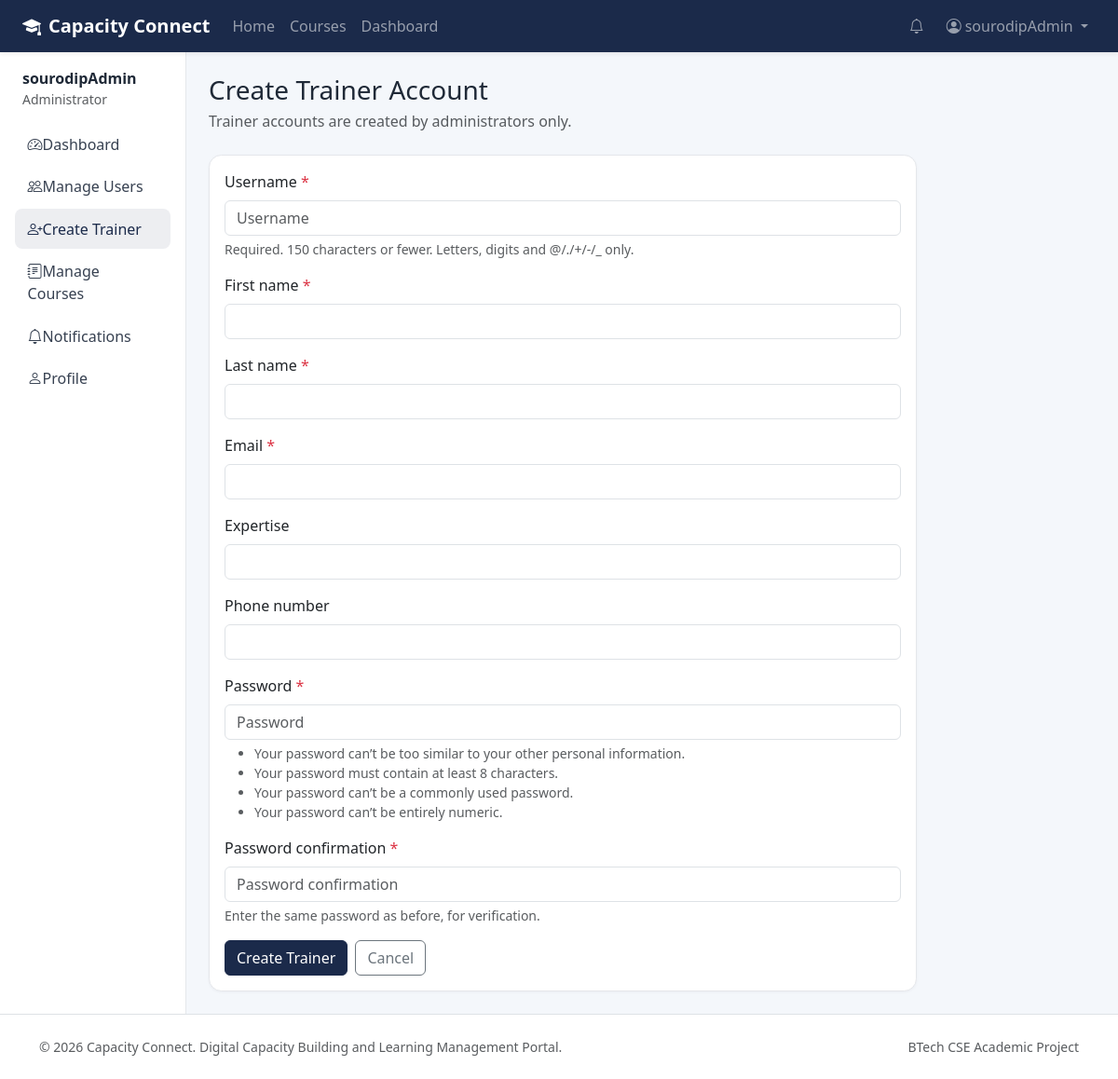
Screenshot of /accounts/admin/users/create-trainer/ (signed in) with the database file from the repository.
### accounts/models.py (models this page shows, shortened)
class User(AbstractUser):
    class Role(models.TextChoices):
        ADMIN = "ADMIN", "Administrator"
        TRAINER = "TRAINER", "Trainer"
        STUDENT = "STUDENT", "Student"
    role = models.CharField(max_length=20, choices=Role.choices, default=Role.STUDENT)
    email = models.EmailField(unique=True)
    class Meta:
        ordering = ["username"]

### accounts/views.py (the view)
# urls.py: path("admin/users/create-trainer/", views.create_trainer, name="create_trainer"),
@admin_required
def create_trainer(request):
    form = TrainerCreationForm(request.POST or None)
    if request.method == "POST" and form.is_valid():
        form.save()
        messages.success(request, "Trainer account created successfully.")
        return redirect("accounts:manage_users")
    return render(request, "accounts/create_trainer.html", {"form": form})

### accounts/forms.py (shortened to what this page needs)
class TrainerCreationForm(BootstrapFormMixin, UserCreationForm):
    email = forms.EmailField(required=True)
    first_name = forms.CharField(max_length=150, required=True)
    last_name = forms.CharField(max_length=150, required=True)
    expertise = forms.CharField(max_length=255, required=False)
    phone_number = forms.CharField(max_length=20, required=False)
    class Meta(UserCreationForm.Meta):
        model = User
        fields = ("username", "first_name", "last_name", "email", "expertise", "phone_number", "password1", "password2")
    def __init__(self, *args, **kwargs):
        super().__init__(*args, **kwargs)
        self._apply_bootstrap()

### accounts/forms.py (called while the page is built)
    def _apply_bootstrap(self):
        for field in self.fields.values():
            widget = field.widget
            existing = widget.attrs.get("class", "")
            if isinstance(widget, forms.CheckboxInput):
                widget.attrs["class"] = f"{existing} form-check-input".strip()
            elif isinstance(widget, (forms.Select, forms.SelectMultiple)):
                widget.attrs["class"] = f"{existing} form-select".strip()
            else:
                widget.attrs["class"] = f"{existing} form-control".strip()
            if not widget.attrs.get("placeholder") and field.label:
                widget.attrs.setdefault("placeholder", field.label)

### core/context_processors.py (called while the page is built)
def global_notifications(request):
    if request.user.is_authenticated:
        from notifications.models import Notification
        unread = Notification.objects.filter(recipient=request.user, is_read=False)
        return {
            "global_unread_notification_count": unread.count(),
            "global_recent_notifications": unread.select_related("sender")[:5],
        }
    return {"global_unread_notification_count": 0, "global_recent_notifications": []}

### templates/accounts/create_trainer.html (shortened to what this page needs)
{% extends 'dashboard_base.html' %}
{% block sidebar %}
    <a class="nav-link" href="{% url 'accounts:admin_dashboard' %}"><i class="bi bi-speedometer2"></i>Dashboard</a>
    <a class="nav-link" href="{% url 'accounts:manage_users' %}"><i class="bi bi-people"></i>Manage Users</a>
    <a class="nav-link active" href="{% url 'accounts:create_trainer' %}"><i class="bi bi-person-plus"></i>Create Trainer</a>
    <a class="nav-link" href="{% url 'courses:course_manage' %}"><i class="bi bi-journal-text"></i>Manage Courses</a>
    <a class="nav-link" href="{% url 'notifications:notification_list' %}"><i class="bi bi-bell"></i>Notifications</a>
    <a class="nav-link" href="{% url 'accounts:profile' %}"><i class="bi bi-person"></i>Profile</a>
{% endblock %}
{% block content %}
<div class="page-header">
    <h1 class="h3 mb-1">Create Trainer Account</h1>
    <p class="text-muted mb-0">Trainer accounts are created by administrators only.</p>
</div>
<div class="card" style="max-width:760px;">
    <div class="card-body">
        <form method="post" novalidate>
            {% include 'includes/form_fields.html' with form=form %}
            <div class="d-flex gap-2">
                <button type="submit" class="btn btn-primary">Create Trainer</button>
                <a href="{% url 'accounts:manage_users' %}" class="btn btn-outline-secondary">Cancel</a>
            </div>
        </form>
    </div>
</div>
{% endblock %}

### templates/dashboard_base.html (shortened to what this page needs)
{% extends 'base.html' %}
{% block nav_container_fluid %}-fluid px-4{% endblock %}
{% block page_wrapper %}
<div class="container-fluid px-0">
    <div class="row g-0">
        <aside class="col-lg-2 sidebar p-3">
            <div class="mb-3 px-2">
                <div class="fw-semibold">{{ user.get_full_name|default:user.username }}</div>
                <div class="small text-muted">{{ user.get_role_display }}</div>
            </div>
            <nav class="nav flex-column">
                {% block sidebar %}{% endblock %}
            </nav>
        </aside>
        <main class="col-lg-10 p-4">
            {% block content %}{% endblock %}
        </main>
    </div>
</div>
{% endblock %}

### templates/base.html (shortened to what this page needs)
{% load static %}
<!DOCTYPE html>
<html lang="en">
<head>
    <link href="https://cdn.jsdelivr.net/npm/bootstrap@5.3.3/dist/css/bootstrap.min.css" rel="stylesheet">
    <link href="https://cdn.jsdelivr.net/npm/bootstrap-icons@1.11.3/font/bootstrap-icons.min.css" rel="stylesheet">
    <link rel="stylesheet" href="{% static 'css/style.css' %}">
</head>
<body>
<nav class="navbar navbar-expand-lg navbar-dark bg-primary-dark sticky-top shadow-sm">
    <div class="container{% block nav_container_fluid %}{% endblock %}">
        <a class="navbar-brand fw-bold" href="{% url 'home' %}">
            <i class="bi bi-mortarboard-fill me-2"></i>Capacity Connect
        </a>
        <div class="collapse navbar-collapse" id="mainNav">
            <ul class="navbar-nav me-auto mb-2 mb-lg-0">
                <li class="nav-item"><a class="nav-link" href="{% url 'home' %}">Home</a></li>
                <li class="nav-item"><a class="nav-link" href="{% url 'courses:course_list' %}">Courses</a></li>
                {% if user.is_authenticated %}
                <li class="nav-item"><a class="nav-link" href="{% url 'accounts:dashboard_redirect' %}">Dashboard</a></li>
                {% endif %}
            </ul>
            <ul class="navbar-nav ms-auto align-items-lg-center">
                {% if user.is_authenticated %}
                <li class="nav-item me-2">
                    <a class="nav-link position-relative" href="{% url 'notifications:notification_list' %}">
                        <i class="bi bi-bell"></i>
                    </a>
                </li>
                <li class="nav-item dropdown">
                    <a class="nav-link dropdown-toggle" href="#" data-bs-toggle="dropdown">
                        <i class="bi bi-person-circle me-1"></i>{{ user.get_short_name|default:user.username }}
                    </a>
                </li>
                {% else %}
                <li class="nav-item"><a class="nav-link" href="{% url 'accounts:login' %}">Login</a></li>
                <li class="nav-item"><a class="btn btn-accent ms-lg-2" href="{% url 'accounts:register' %}">Register</a></li>
                {% endif %}
            </ul>
        </div>
    </div>
</nav>
{% block page_wrapper %}{% endblock %}
<footer class="footer py-4 mt-auto border-top">
    <div class="container d-flex flex-column flex-md-row justify-content-between align-items-center gap-2">
        <div class="text-muted small">&copy; {% now "Y" %} Capacity Connect. Digital Capacity Building and Learning Management Portal.</div>
        <div class="small text-muted">BTech CSE Academic Project</div>
    </div>
</footer>
</body>
</html>

### static/css/style.css (style rules this page uses)
:root { --cc-primary: #1b2a4a; --cc-primary-soft: #243b66; --cc-accent: #14b8a6; --cc-accent-hover: #0d9488; --cc-bg: #f4f7fb; --cc-surface: #ffffff; --cc-text: #1f2937; --cc-muted: #6b7280; --cc-border: #e5e7eb; }
body { background: var(--cc-bg); color: var(--cc-text); min-height: 100vh; display: flex; flex-direction: column; }
.bg-primary-dark { background-color: var(--cc-primary) !important; }
.btn-primary { background: var(--cc-primary); border-color: var(--cc-primary); }
.card { border: 1px solid var(--cc-border); border-radius: 0.85rem; box-shadow: 0 1px 3px rgba(15, 23, 42, 0.04); }
.sidebar { background: #fff; border-right: 1px solid var(--cc-border); min-height: calc(100vh - 72px); }
.sidebar .nav-link { color: #374151; border-radius: 0.5rem; padding: 0.6rem 0.85rem; margin-bottom: 0.15rem; }
.sidebar .nav-link:hover, .sidebar .nav-link.active { background: rgba(27, 42, 74, 0.08); color: var(--cc-primary); font-weight: 500; }
.sidebar .nav-link i { width: 1.4rem; }
.page-header { margin-bottom: 1.5rem; }
.page-header h1, .page-header h2 { margin-bottom: 0.25rem; }
.footer { background: #fff; margin-top: auto; }

### rows the page displays
User: get_short_name "sourodipAdmin", get_full_name "sourodipAdmin", role "Administrator"

### other values shown
{{ field.label }} "Username" "First name" "Last name" "Email" "Expertise" "Phone number" "Password" "Password confirmation"
{{ field.help_text|safe }} "Required. 150 characters or fewer. Letters, digits and @/./+/-/_ only." "Enter the same password as before, for verification."
